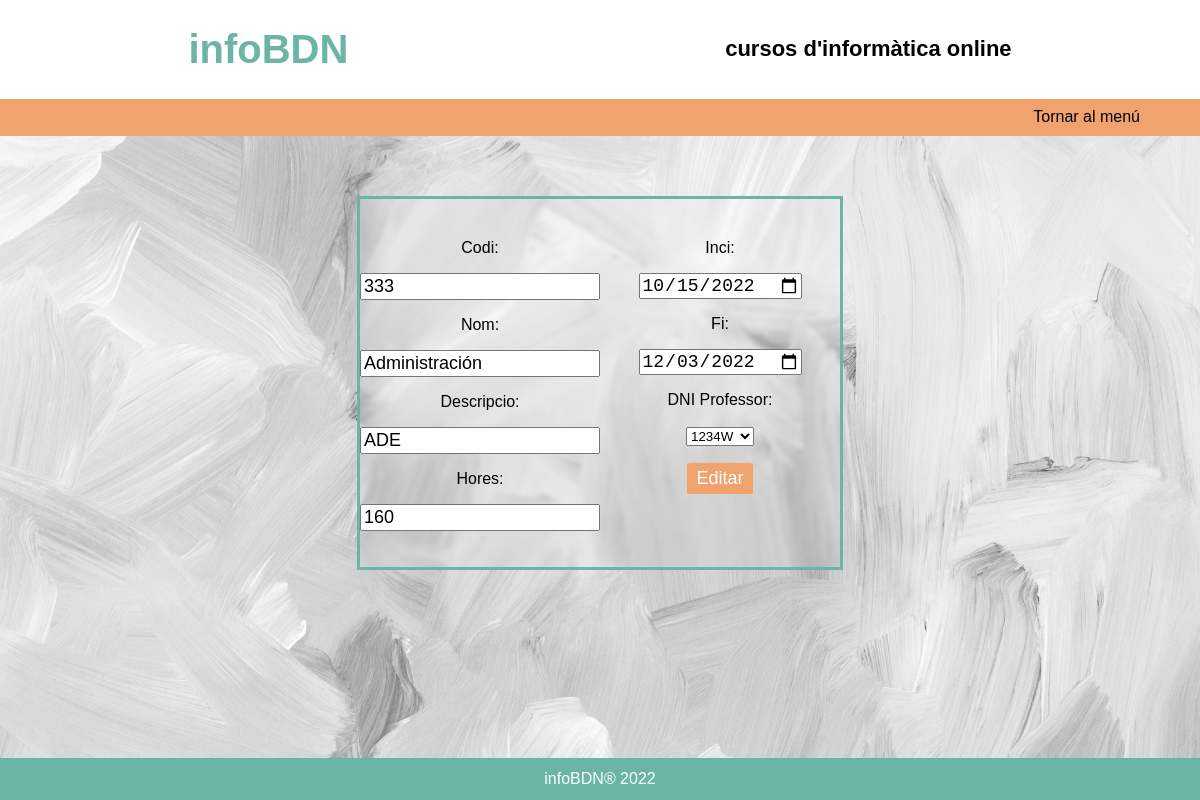
The app's page /EditarCurso2.php?id=333 (signed in), older data.
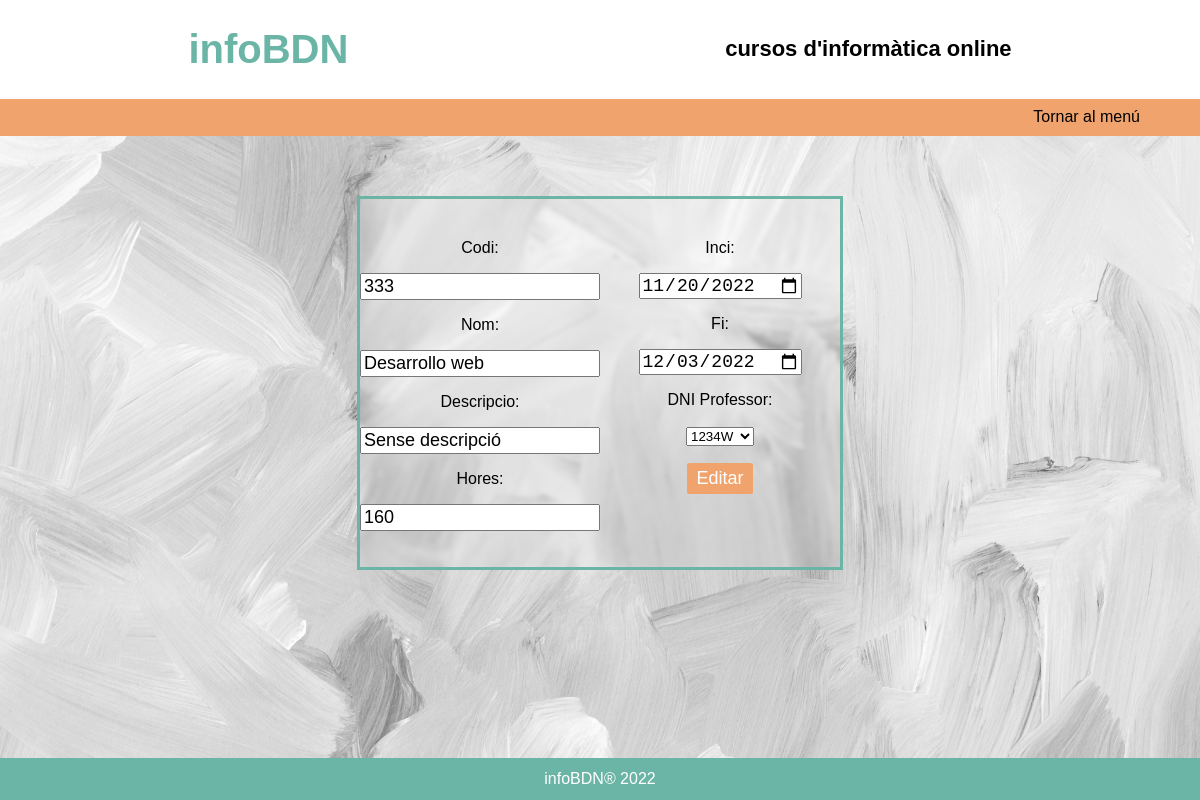
The same page, newer data.
### tables this page shows
CREATE TABLE `cursos` (
  `CODI` int(11) NOT NULL,
  `NOM` varchar(20) NOT NULL,
  `DESCRIPCIO` varchar(50) NOT NULL,
  `HORES` int(11) NOT NULL,
  `INICI` date NOT NULL,
  `FI` date NOT NULL,
  `DNIPROFESSOR` varchar(20) NOT NULL,
  `ACTIU` tinyint(1) NOT NULL
);

### EditarCurso2.php (the view, shortened to what this page needs)
<!DOCTYPE html>
<html lang="en">
<head>
    <link rel="stylesheet" type="text/css" href="styles.css"/>
</head>
<body>
    <?php
        if(isset($_SESSION['admin'])){?>
            <header>
                <h1 class="logo">infoBDN</h1>
                <h6 class="slogan">cursos d'informàtica online</h6>
            </header>
            <nav>
            <a href="IndexAdmin.php">Tornar al menú</a>
            </nav>
            <main class="bgEdit">
                <?php
                    $conection = bbdd();
                    $id=$_GET['id'];
                    $query= "SELECT * FROM cursos WHERE codi='$id'";
                    $consult = mysqli_query($conection, $query);
                    $resultados=$consult->fetch_array(MYSQLI_ASSOC);
                    ?>
                    <form class="editCurso" action="EditarCurso3.php" method="POST" enctype="multipart/form-data">
                    <div>
                        <p>Codi:</p>
                        <input type="number" name="CODI" value="<?php echo $resultados['CODI']?>" readonly="readonly" required>
                        <p>Nom:</p>
                        <input type="text" name="NOM" value="<?php echo $resultados['NOM']?>" required><br>
                        <p>Descripcio:</p>
                        <input type="text" name="DESCRIPCIO" value="<?php echo $resultados['DESCRIPCIO']?>" ><br>
                        <p>Hores:</p>
                        <input type="number" name="HORES" value="<?php echo $resultados['HORES']?>" required><br>
                    </div>
                    <div>
                        <p>Inci:</p>
                        <input type="date" name="INICI" value="<?php echo $resultados['INICI']?>" required><br>
                        <p>Fi:</p>
                        <input type="date" name="FI" value="<?php echo $resultados['FI']?>" required><br>
                        <p>DNI Professor:</p>
                        <select name="DNI">
                            <option value=<?php echo $resultados['DNIPROFESSOR'] ?>><?php echo $resultados['DNIPROFESSOR']?></option>
                        </select>
                        <input class="editcurs" href="EditarCurso3.php" type="submit" name="enviar" value="Editar"/>
                    </div>
                </form>
            </main>
            <footer>
                <p>infoBDN® 2022</p>
            </footer>
        <?php }
        else{
            ?>
            <META HTTP-EQUIV="REFRESH" CONTENT="0;URL=LogIn.php">
            <?php
        }
    ?>
</body>
</html>

Row changes from the older to the newer data that the page shows:
changed cursos id 333: NOM "Administración" → "Desarrollo web"; DESCRIPCIO "ADE" → "Sense descripció"; INICI "10/15/2022" → "11/20/2022"
